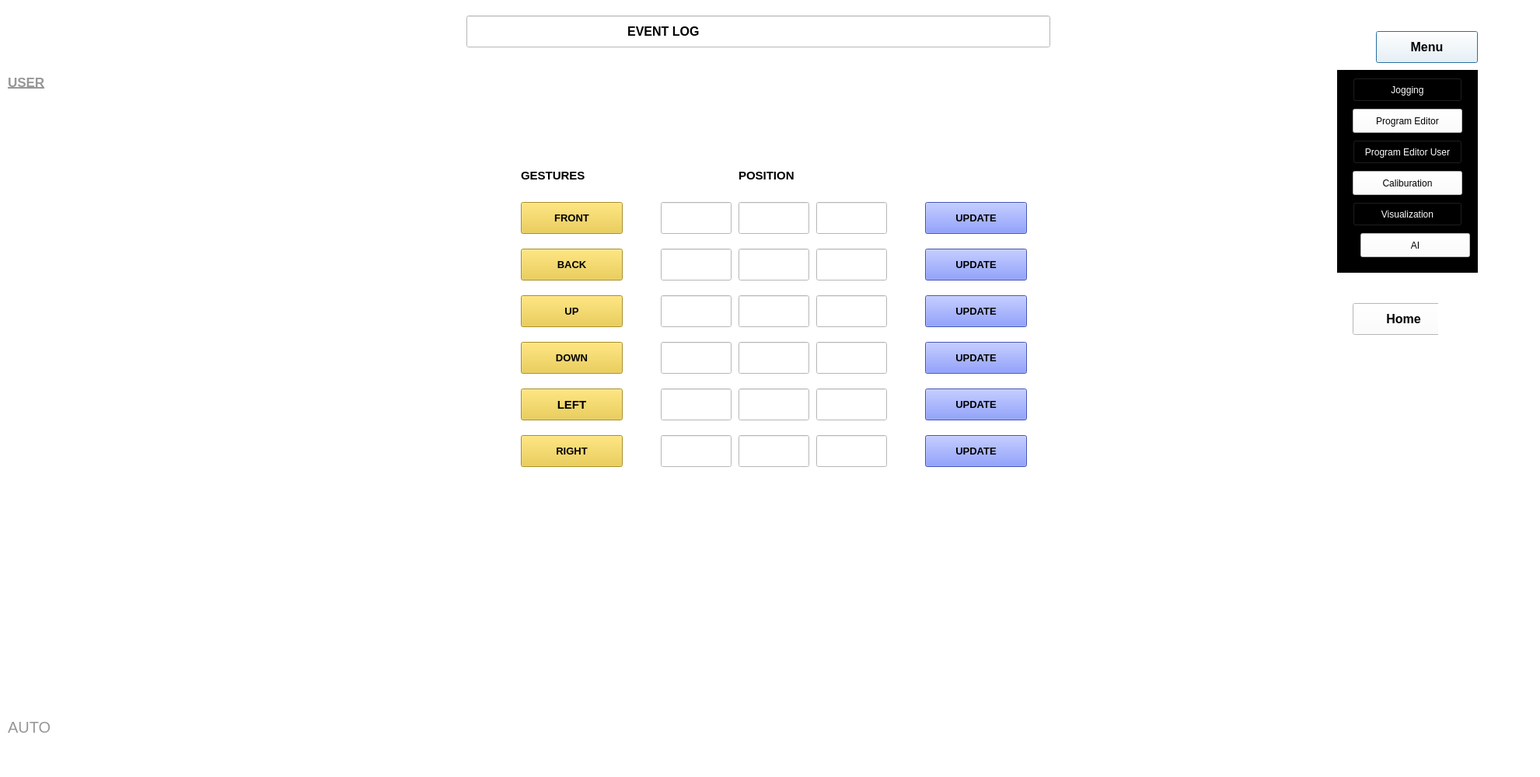
<?xml version="1.0" encoding="UTF-8"?>
<ui version="4.0">
 <class>Dialog</class>
 <widget class="QDialog" name="Dialog">
  <property name="geometry">
   <rect>
    <x>0</x>
    <y>0</y>
    <width>1981</width>
    <height>1000</height>
   </rect>
  </property>
  <property name="windowTitle">
   <string>Dialog</string>
  </property>
  <property name="styleSheet">
   <string notr="true">background-color: rgb(255, 255, 255);</string>
  </property>
  <widget class="QLineEdit" name="lineEdit">
   <property name="geometry">
    <rect>
     <x>600</x>
     <y>20</y>
     <width>751</width>
     <height>41</height>
    </rect>
   </property>
   <property name="font">
    <font>
     <pointsize>12</pointsize>
     <weight>75</weight>
     <bold>true</bold>
    </font>
   </property>
   <property name="text">
    <string>                                              EVENT LOG</string>
   </property>
  </widget>
  <widget class="QLabel" name="label_4">
   <property name="geometry">
    <rect>
     <x>610</x>
     <y>30</y>
     <width>21</width>
     <height>21</height>
    </rect>
   </property>
   <property name="text">
    <string/>
   </property>
   <property name="pixmap">
    <pixmap>../images_home/info.png</pixmap>
   </property>
   <property name="scaledContents">
    <bool>true</bool>
   </property>
  </widget>
  <widget class="QLabel" name="label_6">
   <property name="geometry">
    <rect>
     <x>1540</x>
     <y>700</y>
     <width>311</width>
     <height>251</height>
    </rect>
   </property>
   <property name="text">
    <string/>
   </property>
   <property name="pixmap">
    <pixmap>../images_home/1.png</pixmap>
   </property>
   <property name="scaledContents">
    <bool>true</bool>
   </property>
  </widget>
  <widget class="QLabel" name="label_7">
   <property name="geometry">
    <rect>
     <x>10</x>
     <y>840</y>
     <width>51</width>
     <height>61</height>
    </rect>
   </property>
   <property name="text">
    <string/>
   </property>
   <property name="pixmap">
    <pixmap>../images_home/a-removebg-preview.png</pixmap>
   </property>
   <property name="scaledContents">
    <bool>true</bool>
   </property>
  </widget>
  <widget class="QLabel" name="label_8">
   <property name="geometry">
    <rect>
     <x>10</x>
     <y>920</y>
     <width>91</width>
     <height>31</height>
    </rect>
   </property>
   <property name="font">
    <font>
     <pointsize>15</pointsize>
    </font>
   </property>
   <property name="styleSheet">
    <string notr="true">color:rgb(151, 151, 151);
font-size:15pt;</string>
   </property>
   <property name="text">
    <string>AUTO</string>
   </property>
  </widget>
  <widget class="QLabel" name="label_10">
   <property name="geometry">
    <rect>
     <x>10</x>
     <y>80</y>
     <width>131</width>
     <height>51</height>
    </rect>
   </property>
   <property name="font">
    <font>
     <pointsize>13</pointsize>
     <weight>75</weight>
     <italic>false</italic>
     <bold>true</bold>
     <underline>true</underline>
    </font>
   </property>
   <property name="styleSheet">
    <string notr="true">color:rgb(151, 151, 151);
font-size:13pt;</string>
   </property>
   <property name="text">
    <string>USER</string>
   </property>
  </widget>
  <widget class="QLabel" name="label_9">
   <property name="geometry">
    <rect>
     <x>10</x>
     <y>10</y>
     <width>51</width>
     <height>61</height>
    </rect>
   </property>
   <property name="text">
    <string/>
   </property>
   <property name="pixmap">
    <pixmap>../images_home/U.png</pixmap>
   </property>
   <property name="scaledContents">
    <bool>true</bool>
   </property>
  </widget>
  <widget class="QLabel" name="label_14">
   <property name="geometry">
    <rect>
     <x>1850</x>
     <y>460</y>
     <width>51</width>
     <height>61</height>
    </rect>
   </property>
   <property name="text">
    <string/>
   </property>
   <property name="pixmap">
    <pixmap>../images_home/search.png</pixmap>
   </property>
   <property name="scaledContents">
    <bool>true</bool>
   </property>
  </widget>
  <widget class="QPushButton" name="aimenubtn3">
   <property name="geometry">
    <rect>
     <x>1770</x>
     <y>40</y>
     <width>131</width>
     <height>41</height>
    </rect>
   </property>
   <property name="font">
    <font>
     <pointsize>12</pointsize>
     <weight>75</weight>
     <bold>true</bold>
    </font>
   </property>
   <property name="text">
    <string>Menu</string>
   </property>
   <property name="icon">
    <iconset>
     <normaloff>:/symbol/menu.png</normaloff>:/symbol/menu.png</iconset>
   </property>
  </widget>
  <widget class="QLabel" name="label">
   <property name="geometry">
    <rect>
     <x>670</x>
     <y>210</y>
     <width>151</width>
     <height>31</height>
    </rect>
   </property>
   <property name="font">
    <font>
     <pointsize>11</pointsize>
     <weight>75</weight>
     <bold>true</bold>
    </font>
   </property>
   <property name="text">
    <string>GESTURES</string>
   </property>
  </widget>
  <widget class="QLabel" name="label_2">
   <property name="geometry">
    <rect>
     <x>950</x>
     <y>210</y>
     <width>131</width>
     <height>31</height>
    </rect>
   </property>
   <property name="font">
    <font>
     <pointsize>11</pointsize>
     <weight>75</weight>
     <bold>true</bold>
    </font>
   </property>
   <property name="text">
    <string>POSITION</string>
   </property>
  </widget>
  <widget class="QPushButton" name="pushButton_7">
   <property name="geometry">
    <rect>
     <x>670</x>
     <y>320</y>
     <width>131</width>
     <height>41</height>
    </rect>
   </property>
   <property name="font">
    <font>
     <pointsize>10</pointsize>
     <weight>75</weight>
     <bold>true</bold>
    </font>
   </property>
   <property name="styleSheet">
    <string notr="true">background-color: rgb(235, 199, 51);</string>
   </property>
   <property name="text">
    <string>BACK</string>
   </property>
  </widget>
  <widget class="QPushButton" name="pushButton_8">
   <property name="geometry">
    <rect>
     <x>670</x>
     <y>380</y>
     <width>131</width>
     <height>41</height>
    </rect>
   </property>
   <property name="font">
    <font>
     <pointsize>10</pointsize>
     <weight>75</weight>
     <bold>true</bold>
    </font>
   </property>
   <property name="styleSheet">
    <string notr="true">background-color: rgb(235, 199, 51);</string>
   </property>
   <property name="text">
    <string>UP</string>
   </property>
  </widget>
  <widget class="QPushButton" name="pushButton_9">
   <property name="geometry">
    <rect>
     <x>670</x>
     <y>440</y>
     <width>131</width>
     <height>41</height>
    </rect>
   </property>
   <property name="font">
    <font>
     <pointsize>10</pointsize>
     <weight>75</weight>
     <bold>true</bold>
    </font>
   </property>
   <property name="styleSheet">
    <string notr="true">background-color: rgb(235, 199, 51);</string>
   </property>
   <property name="text">
    <string>DOWN</string>
   </property>
  </widget>
  <widget class="QPushButton" name="pushButton_10">
   <property name="geometry">
    <rect>
     <x>670</x>
     <y>560</y>
     <width>131</width>
     <height>41</height>
    </rect>
   </property>
   <property name="font">
    <font>
     <pointsize>10</pointsize>
     <weight>75</weight>
     <bold>true</bold>
    </font>
   </property>
   <property name="styleSheet">
    <string notr="true">background-color: rgb(235, 199, 51);</string>
   </property>
   <property name="text">
    <string>RIGHT</string>
   </property>
  </widget>
  <widget class="QPushButton" name="pushButton_11">
   <property name="geometry">
    <rect>
     <x>670</x>
     <y>500</y>
     <width>131</width>
     <height>41</height>
    </rect>
   </property>
   <property name="font">
    <font>
     <pointsize>11</pointsize>
     <weight>75</weight>
     <bold>true</bold>
    </font>
   </property>
   <property name="styleSheet">
    <string notr="true">background-color: rgb(235, 199, 51);</string>
   </property>
   <property name="text">
    <string>LEFT</string>
   </property>
  </widget>
  <widget class="QLineEdit" name="lineEdit_3">
   <property name="geometry">
    <rect>
     <x>850</x>
     <y>260</y>
     <width>91</width>
     <height>41</height>
    </rect>
   </property>
  </widget>
  <widget class="QLineEdit" name="lineEdit_8">
   <property name="geometry">
    <rect>
     <x>950</x>
     <y>260</y>
     <width>91</width>
     <height>41</height>
    </rect>
   </property>
  </widget>
  <widget class="QLineEdit" name="lineEdit_9">
   <property name="geometry">
    <rect>
     <x>1050</x>
     <y>260</y>
     <width>91</width>
     <height>41</height>
    </rect>
   </property>
  </widget>
  <widget class="QLineEdit" name="lineEdit_10">
   <property name="geometry">
    <rect>
     <x>850</x>
     <y>320</y>
     <width>91</width>
     <height>41</height>
    </rect>
   </property>
  </widget>
  <widget class="QLineEdit" name="lineEdit_11">
   <property name="geometry">
    <rect>
     <x>950</x>
     <y>320</y>
     <width>91</width>
     <height>41</height>
    </rect>
   </property>
  </widget>
  <widget class="QLineEdit" name="lineEdit_12">
   <property name="geometry">
    <rect>
     <x>1050</x>
     <y>320</y>
     <width>91</width>
     <height>41</height>
    </rect>
   </property>
  </widget>
  <widget class="QLineEdit" name="lineEdit_13">
   <property name="geometry">
    <rect>
     <x>850</x>
     <y>380</y>
     <width>91</width>
     <height>41</height>
    </rect>
   </property>
  </widget>
  <widget class="QLineEdit" name="lineEdit_14">
   <property name="geometry">
    <rect>
     <x>950</x>
     <y>380</y>
     <width>91</width>
     <height>41</height>
    </rect>
   </property>
  </widget>
  <widget class="QLineEdit" name="lineEdit_17">
   <property name="geometry">
    <rect>
     <x>1050</x>
     <y>380</y>
     <width>91</width>
     <height>41</height>
    </rect>
   </property>
  </widget>
  <widget class="QLineEdit" name="lineEdit_18">
   <property name="geometry">
    <rect>
     <x>1050</x>
     <y>440</y>
     <width>91</width>
     <height>41</height>
    </rect>
   </property>
  </widget>
  <widget class="QLineEdit" name="lineEdit_19">
   <property name="geometry">
    <rect>
     <x>1050</x>
     <y>500</y>
     <width>91</width>
     <height>41</height>
    </rect>
   </property>
  </widget>
  <widget class="QLineEdit" name="lineEdit_20">
   <property name="geometry">
    <rect>
     <x>1050</x>
     <y>560</y>
     <width>91</width>
     <height>41</height>
    </rect>
   </property>
  </widget>
  <widget class="QLineEdit" name="lineEdit_21">
   <property name="geometry">
    <rect>
     <x>950</x>
     <y>440</y>
     <width>91</width>
     <height>41</height>
    </rect>
   </property>
  </widget>
  <widget class="QLineEdit" name="lineEdit_22">
   <property name="geometry">
    <rect>
     <x>950</x>
     <y>500</y>
     <width>91</width>
     <height>41</height>
    </rect>
   </property>
  </widget>
  <widget class="QLineEdit" name="lineEdit_23">
   <property name="geometry">
    <rect>
     <x>950</x>
     <y>560</y>
     <width>91</width>
     <height>41</height>
    </rect>
   </property>
  </widget>
  <widget class="QLineEdit" name="lineEdit_24">
   <property name="geometry">
    <rect>
     <x>850</x>
     <y>440</y>
     <width>91</width>
     <height>41</height>
    </rect>
   </property>
  </widget>
  <widget class="QLineEdit" name="lineEdit_25">
   <property name="geometry">
    <rect>
     <x>850</x>
     <y>500</y>
     <width>91</width>
     <height>41</height>
    </rect>
   </property>
  </widget>
  <widget class="QLineEdit" name="lineEdit_26">
   <property name="geometry">
    <rect>
     <x>850</x>
     <y>560</y>
     <width>91</width>
     <height>41</height>
    </rect>
   </property>
  </widget>
  <widget class="QPushButton" name="pushButton_12">
   <property name="geometry">
    <rect>
     <x>1190</x>
     <y>260</y>
     <width>131</width>
     <height>41</height>
    </rect>
   </property>
   <property name="font">
    <font>
     <pointsize>10</pointsize>
     <weight>75</weight>
     <bold>true</bold>
    </font>
   </property>
   <property name="styleSheet">
    <string notr="true">background-color: rgb(94, 118, 255);</string>
   </property>
   <property name="text">
    <string>UPDATE</string>
   </property>
  </widget>
  <widget class="QPushButton" name="pushButton_13">
   <property name="geometry">
    <rect>
     <x>1190</x>
     <y>320</y>
     <width>131</width>
     <height>41</height>
    </rect>
   </property>
   <property name="font">
    <font>
     <pointsize>10</pointsize>
     <weight>75</weight>
     <bold>true</bold>
    </font>
   </property>
   <property name="styleSheet">
    <string notr="true">background-color: rgb(94, 118, 255);</string>
   </property>
   <property name="text">
    <string>UPDATE</string>
   </property>
  </widget>
  <widget class="QPushButton" name="pushButton_14">
   <property name="geometry">
    <rect>
     <x>1190</x>
     <y>380</y>
     <width>131</width>
     <height>41</height>
    </rect>
   </property>
   <property name="font">
    <font>
     <pointsize>10</pointsize>
     <weight>75</weight>
     <bold>true</bold>
    </font>
   </property>
   <property name="styleSheet">
    <string notr="true">background-color: rgb(94, 118, 255);</string>
   </property>
   <property name="text">
    <string>UPDATE</string>
   </property>
  </widget>
  <widget class="QPushButton" name="pushButton_15">
   <property name="geometry">
    <rect>
     <x>1190</x>
     <y>440</y>
     <width>131</width>
     <height>41</height>
    </rect>
   </property>
   <property name="font">
    <font>
     <pointsize>10</pointsize>
     <weight>75</weight>
     <bold>true</bold>
    </font>
   </property>
   <property name="styleSheet">
    <string notr="true">background-color: rgb(94, 118, 255);</string>
   </property>
   <property name="text">
    <string>UPDATE</string>
   </property>
  </widget>
  <widget class="QPushButton" name="pushButton_16">
   <property name="geometry">
    <rect>
     <x>1190</x>
     <y>500</y>
     <width>131</width>
     <height>41</height>
    </rect>
   </property>
   <property name="font">
    <font>
     <pointsize>10</pointsize>
     <weight>75</weight>
     <bold>true</bold>
    </font>
   </property>
   <property name="styleSheet">
    <string notr="true">background-color: rgb(94, 118, 255);</string>
   </property>
   <property name="text">
    <string>UPDATE</string>
   </property>
  </widget>
  <widget class="QPushButton" name="pushButton_17">
   <property name="geometry">
    <rect>
     <x>1190</x>
     <y>560</y>
     <width>131</width>
     <height>41</height>
    </rect>
   </property>
   <property name="font">
    <font>
     <pointsize>10</pointsize>
     <weight>75</weight>
     <bold>true</bold>
    </font>
   </property>
   <property name="styleSheet">
    <string notr="true">background-color: rgb(94, 118, 255);</string>
   </property>
   <property name="text">
    <string>UPDATE</string>
   </property>
  </widget>
  <widget class="QStackedWidget" name="stackedWidget">
   <property name="geometry">
    <rect>
     <x>1720</x>
     <y>90</y>
     <width>181</width>
     <height>261</height>
    </rect>
   </property>
   <property name="styleSheet">
    <string notr="true">background-color: rgb(0, 0, 0);
border-color: rgb(170, 0, 0);</string>
   </property>
   <property name="currentIndex">
    <number>0</number>
   </property>
   <widget class="QWidget" name="page">
    <widget class="QPushButton" name="joggingbtn5">
     <property name="geometry">
      <rect>
       <x>20</x>
       <y>10</y>
       <width>141</width>
       <height>31</height>
      </rect>
     </property>
     <property name="styleSheet">
      <string notr="true">color: rgb(255, 255, 255);</string>
     </property>
     <property name="text">
      <string>Jogging</string>
     </property>
     <property name="shortcut">
      <string>J</string>
     </property>
    </widget>
    <widget class="QPushButton" name="programbtn6">
     <property name="geometry">
      <rect>
       <x>20</x>
       <y>50</y>
       <width>141</width>
       <height>31</height>
      </rect>
     </property>
     <property name="styleSheet">
      <string notr="true">background-color: rgb(255, 255, 255);</string>
     </property>
     <property name="text">
      <string>Program Editor</string>
     </property>
    </widget>
    <widget class="QPushButton" name="calibratebtn8">
     <property name="geometry">
      <rect>
       <x>20</x>
       <y>130</y>
       <width>141</width>
       <height>31</height>
      </rect>
     </property>
     <property name="styleSheet">
      <string notr="true">background-color: rgb(255, 255, 255);</string>
     </property>
     <property name="text">
      <string>Caliburation</string>
     </property>
    </widget>
    <widget class="QPushButton" name="pushButton_18">
     <property name="geometry">
      <rect>
       <x>20</x>
       <y>90</y>
       <width>141</width>
       <height>31</height>
      </rect>
     </property>
     <property name="styleSheet">
      <string notr="true">color: rgb(255, 255, 255);</string>
     </property>
     <property name="text">
      <string>Program Editor User</string>
     </property>
    </widget>
    <widget class="QPushButton" name="eventlogbtn6">
     <property name="geometry">
      <rect>
       <x>20</x>
       <y>170</y>
       <width>141</width>
       <height>31</height>
      </rect>
     </property>
     <property name="styleSheet">
      <string notr="true">color: rgb(255, 255, 255);</string>
     </property>
     <property name="text">
      <string>Visualization</string>
     </property>
    </widget>
    <widget class="QPushButton" name="aieventbtn5">
     <property name="geometry">
      <rect>
       <x>30</x>
       <y>210</y>
       <width>141</width>
       <height>31</height>
      </rect>
     </property>
     <property name="styleSheet">
      <string notr="true">background-color: rgb(255, 255, 255);</string>
     </property>
     <property name="text">
      <string>AI</string>
     </property>
    </widget>
   </widget>
   <widget class="QWidget" name="page_2">
    <widget class="QPushButton" name="pushButton_19">
     <property name="geometry">
      <rect>
       <x>20</x>
       <y>10</y>
       <width>91</width>
       <height>31</height>
      </rect>
     </property>
     <property name="text">
      <string>PushButton</string>
     </property>
    </widget>
    <widget class="QPushButton" name="pushButton_20">
     <property name="geometry">
      <rect>
       <x>60</x>
       <y>50</y>
       <width>91</width>
       <height>31</height>
      </rect>
     </property>
     <property name="text">
      <string>PushButton</string>
     </property>
    </widget>
   </widget>
  </widget>
  <widget class="QPushButton" name="pushButton_21">
   <property name="geometry">
    <rect>
     <x>670</x>
     <y>260</y>
     <width>131</width>
     <height>41</height>
    </rect>
   </property>
   <property name="font">
    <font>
     <pointsize>10</pointsize>
     <weight>75</weight>
     <bold>true</bold>
    </font>
   </property>
   <property name="styleSheet">
    <string notr="true">background-color: rgb(235, 199, 51);</string>
   </property>
   <property name="text">
    <string>FRONT</string>
   </property>
  </widget>
  <widget class="QPushButton" name="hmmenubtn11">
   <property name="geometry">
    <rect>
     <x>1740</x>
     <y>390</y>
     <width>131</width>
     <height>41</height>
    </rect>
   </property>
   <property name="font">
    <font>
     <pointsize>12</pointsize>
     <weight>75</weight>
     <bold>true</bold>
    </font>
   </property>
   <property name="text">
    <string>Home</string>
   </property>
   <property name="icon">
    <iconset>
     <normaloff>:/symbol/menu.png</normaloff>:/symbol/menu.png</iconset>
   </property>
  </widget>
  <widget class="QLabel" name="label_3">
   <property name="geometry">
    <rect>
     <x>1850</x>
     <y>380</y>
     <width>51</width>
     <height>61</height>
    </rect>
   </property>
   <property name="text">
    <string/>
   </property>
   <property name="pixmap">
    <pixmap>home.png</pixmap>
   </property>
   <property name="scaledContents">
    <bool>true</bool>
   </property>
  </widget>
 </widget>
 <resources/>
 <connections/>
</ui>
